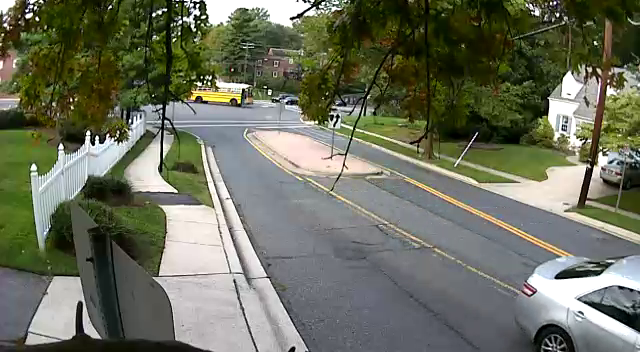
#> input picture frame 66 of pertemuan_1/video.mp4, 640 x 352 px, given in place of video_a.mp4, which was not available
$ python tracker_api_contour_based_video_stream_opengl.py
#> lines starting #> are read from the running program, lines starting #| are printed output that depends on the picture; after the words box and inside, x2 and y2 are one past the last pixel; in counts of white or black regions, pixels touching at a corner belong together; pictures that were not available may be replaced by others from this repository, and a replacement may not be noted
import cv2
import numpy as np
import matplotlib.pyplot as plt

from gst_file import gst_file_loader
from draw_utils import draw_ped


# EXAMPLE 4.2.1 | Apply OpenCV Tracking API + Contour Based Visual Inspection Engine for Video Stream

# Uncomment this if using OpenGL for image rendering
window_name_1 = "Detected Object"
window_name_2 = "Detected Contour"
cv2.namedWindow(window_name_1, flags=cv2.WINDOW_OPENGL)    # Window with OpenGL
cv2.namedWindow(window_name_2, flags=cv2.WINDOW_OPENGL)    # Window with OpenGL

# define range of gray color in HSV
lower_gray = np.array([0, 0, 20])       # (part_a.jpg : [0, 0, 20] | part_b.jpg : [0, 0, 10])
upper_gray = np.array([180, 100, 150])  # (part_a.jpg : [180, 100, 150]| part_b.jpg : [180, 100, 170])

THRESHOLD_COUNT = 22 # min number of child contour  (part_a.jpg : 22 | part_b.jpg : 2)
MIN_AREA = 100 # minimum number of pixel to be counted to reject small contour

# Contour Property parameter for parent contour
MAX_ASPECT_RATIO = 0.3 # (part_a.jpg : 0.3 | part_b.jpg : 0.5)
MIN_ASPECT_RATIO = 0.1 # (part_a.jpg : 0.1 | part_b.jpg : 0.3)
MIN_EXTENT = 0.4

# Contour Property parameter for child contour
MAX_ASPECT_RATIO_CHILD = 1.5
MIN_ASPECT_RATIO_CHILD = 0.5
MIN_EXTENT_CHILD = 0.4


# load video file using GStreamer
#cap = cv2.VideoCapture(gst_file_loader("video_a.mp4", useRotate90=True), cv2.CAP_GSTREAMER)  # backend GSTREAMER

cap = cv2.VideoCapture("video_a.mp4", cv2.CAP_FFMPEG)  # backend FFMPEG
cap.set(cv2.CAP_PROP_ORIENTATION_AUTO, 1) # applicable for backend FFMPEG only

# Initialize OpenCV Tracking API
tracker_green = cv2.TrackerKCF_create()
tracker_red = cv2.TrackerKCF_create()
is_tracker_green_available = False
is_tracker_red_available = False
print("Tracking started...")


times = []
while cap.isOpened() :
    object_contour = {}
    object_count = {}
    object_id = 0

    e1 = cv2.getTickCount()
    ret, img = cap.read()
#> img is the input picture: shape (352, 640, 3); mean B, G, R 94.2, 111.9, 108.2
    if not ret :
        break

    if not is_tracker_green_available or not is_tracker_red_available:
        print("Contour Based activated...")
        #convert to hsv
        hsv = cv2.cvtColor(img, cv2.COLOR_BGR2HSV)
#> hsv: shape (352, 640, 3); mean H, S, V 59.8, 88.8, 115.6

        # Threshold the HSV image to get only gray colors
        mask = cv2.inRange(hsv.copy(), lower_gray, upper_gray)
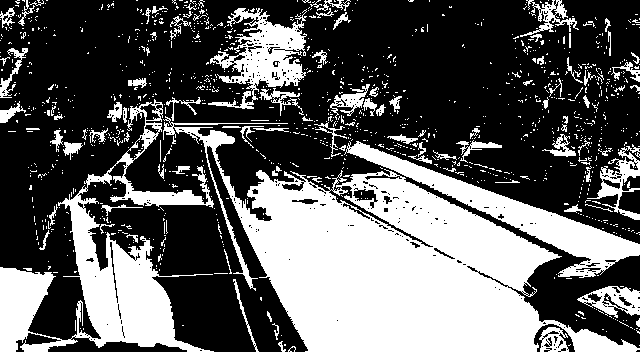
#> mask: shape (352, 640); 36.9% white; 1169 white regions (1067 under 20 px), largest, box (x1, y1, x2, y2) and area: (163, 116, 640, 352) 43489, (0, 99, 214, 352) 14755, (344, 141, 640, 278) 7151

        # apply eroding into mask
        kernel = np.ones((2,2),np.uint8)
        erosion = cv2.erode(mask, kernel, iterations = 2)
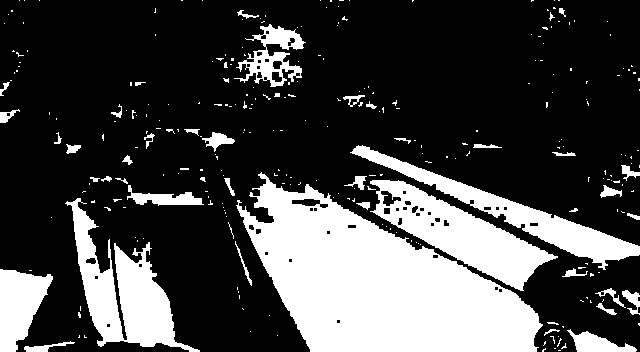
#> erosion: shape (352, 640); 26.7% white; 287 white regions (242 under 20 px)

        # apply bitwise operation (for background removal), if needed.
        res = cv2.bitwise_and(img, img, mask=erosion)
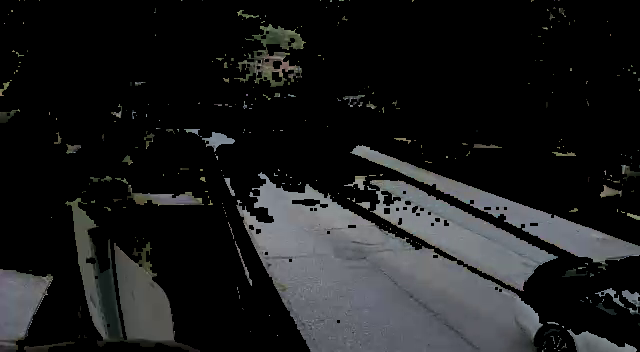
#> res: shape (352, 640, 3); mean B, G, R 28.6, 28, 27.1

        # find contour from range thresholding
        contours, hierarchy = cv2.findContours(erosion, cv2.RETR_TREE, cv2.CHAIN_APPROX_NONE)
#> contours = 340 contours, 282 with area under 20; largest, box (x1, y1, x2, y2) and area: (236, 172, 543, 352) 29448, (370, 180, 558, 291) 7652, (65, 198, 200, 352) 7008, (350, 145, 640, 270) 5480, (0, 269, 53, 352) 2720

        for cnt, hrcy in zip(contours, hierarchy[0]):
            # find contour Area & boungin Rect
            area = cv2.contourArea(cnt)
            x, y, w, h = cv2.boundingRect(cnt)

            # calculate aspectRatio & extent
            aspectRatio = float(w)/h
            rect_area = w*h
            extent = float(area)/rect_area

            # filter a small contour
            if area <= MIN_AREA:
                continue

            # Find All Extreme Outer Contour [BLUE]
            if hrcy[3] == -1 :
                if aspectRatio < MAX_ASPECT_RATIO and aspectRatio > MIN_ASPECT_RATIO and extent > MIN_EXTENT:
                    cv2.drawContours(res, cnt, -1, (255,0,0), 2)

                    object_contour["object_%d" % object_id] = cnt # insert parent contour
                    object_count["object_%d" % object_id] = 0 # set initinal count 0
                    object_id += 1

            # Find All child contour [GREEN]
            if hrcy[3] != -1 :
                if aspectRatio < MAX_ASPECT_RATIO_CHILD and aspectRatio > MIN_ASPECT_RATIO_CHILD and extent > MIN_EXTENT_CHILD:
                    cv2.drawContours(res, cnt, -1, (0,255,0), 2)

                    for obj_name in object_contour:
                        # find the child contour on wich parrent contour
                        if cv2.pointPolygonTest(object_contour[obj_name], (x, y), measureDist=True) > 0 :
                            object_count[obj_name] += 1
#> this loop made 340 passes
#> (hrcy, area, x, y, w, h, aspectRatio, rect_area) on passes 6, 14, 23: ([6, 4, -1, -1], 151.5, 24, 341, 51, 11, 4.64, 561), ([14, 12, -1, -1], 710, 567, 329, 70, 23, 3.04, 1610), ([23, 21, -1, -1], 57.5, 596, 303, 21, 12, 1.75, 252)
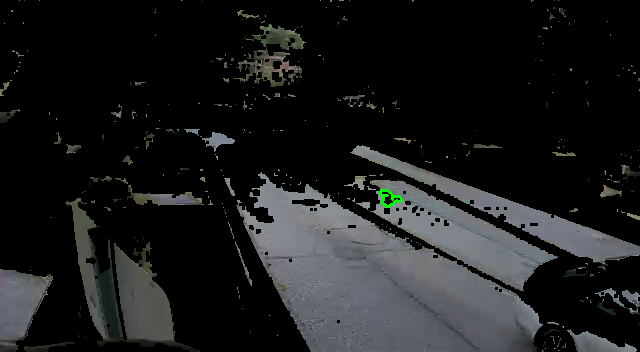
#> res: shape (352, 640, 3); 0.09% of pixels changed, all inside (x1, y1, x2, y2) = (379, 189, 403, 208)
#> after the loop, object_contour = 0 items; object_count = 0 items; object_id = 0


        for obj_name in object_count:
            x, y, w, h = cv2.boundingRect(object_contour[obj_name])
            # check if number of child contour inside parrent less than threshold count
            if object_count[obj_name] < THRESHOLD_COUNT :
                try :
                    tracker_red.init(img, [x, y, w, h])
                    is_tracker_red_available = True
                except Exception as e:
                    print(e)
                    pass
                img = draw_ped(img, "%s (%d)" % (obj_name, object_count[obj_name])  , x, y, x+w, y+h,
                            font_size=0.4, alpha=0.6, bg_color=(0,0,255), ouline_color=(0,0,255), text_color=(0,0,0))
            else :
                try :
                    tracker_green.init(img, [x, y, w, h])
                    is_tracker_green_available = True
                except Exception as e:
                    print(e)
                    pass
                img = draw_ped(img, "%s (%d)" % (obj_name, object_count[obj_name])  , x, y, x+w, y+h,
                            font_size=0.4, alpha=0.6, bg_color=(0,255,0), ouline_color=(0,255,0), text_color=(0,0,0))
#> this loop made 0 passes

    elif is_tracker_red_available :
        try :
            is_tracker_red_available, bbox_red = tracker_red.update(img)
            if is_tracker_red_available :
                x ,y ,w ,h = np.int0(bbox_red)
                img = draw_ped(img, "Tracking - 1"  , x, y, x+w, y+h,
                            font_size=0.4, alpha=0.6, bg_color=(0,0,255), ouline_color=(0,0,255), text_color=(0,0,0))
        except :
            pass

    elif is_tracker_green_available :
        try :
            is_tracker_green_available, bbox_green = tracker_green.update(img)
            if is_tracker_green_available :
                x ,y ,w ,h = np.int0(bbox_green)
                img = draw_ped(img, "Tracking - 2"  , x, y, x+w, y+h,
                            font_size=0.4, alpha=0.6, bg_color=(0,0,255), ouline_color=(0,0,255), text_color=(0,0,0))
        except Exception as e:
            print(e)
            pass

    cv2.imshow(window_name_1, img)
    cv2.imshow(window_name_2, res)
    if cv2.waitKey(1) == ord("q"):
#> (key q is pressed here)
        break

    e2 = cv2.getTickCount()
    times.append((e2 - e1)/ cv2.getTickFrequency())

time_avg = np.array(times).mean()
print("Average execution time : %.4fs" % time_avg)
print("Average FPS : %.2f" % (1/time_avg))

cv2.destroyAllWindows()

$ run again, starting later in the video
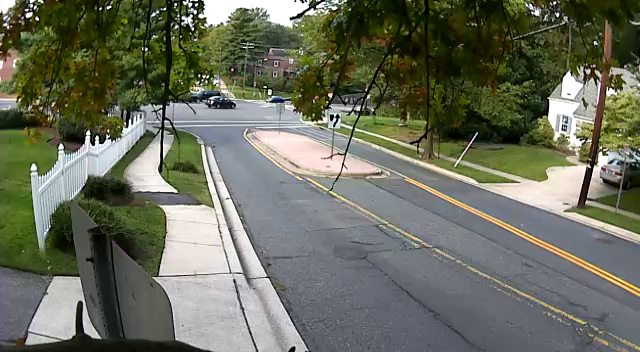
#> input picture frame 297 of pertemuan_1/video.mp4, 640 x 352 px, given in place of video_a.mp4, which was not available
#> img is the input picture: shape (352, 640, 3); mean B, G, R 93.3, 110.1, 106.3
#> hsv: shape (352, 640, 3); mean H, S, V 61.2, 88.4, 114.4
#> `mask = cv2.inRange(hsv.copy(), lower_gray, upper_gray)`:
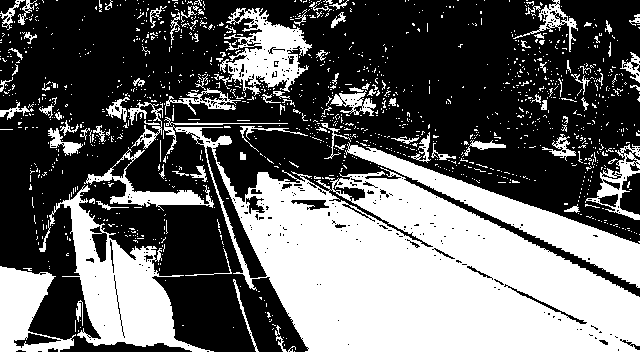
#> mask: shape (352, 640); 39.6% white; 1327 white regions (1227 under 20 px), largest, box (x1, y1, x2, y2) and area: (163, 123, 640, 352) 50283, (49, 185, 214, 352) 9102, (345, 142, 640, 288) 7437
#> erosion: shape (352, 640); 29.5% white; 254 white regions (221 under 20 px)
#> contours = 319 contours, 264 with area under 20; largest, box (x1, y1, x2, y2) and area: (236, 174, 640, 352) 44858, (65, 195, 205, 352) 7159, (351, 147, 640, 286) 6134, (0, 268, 54, 352) 2704, (230, 18, 311, 87) 1852
#> the loop `for cnt, hrcy in zip(contours, hierarchy[0]):` made 319 passes
#> (hrcy, area, x, y, w, h, aspectRatio, rect_area) on passes 2, 9, 16: ([2, 0, -1, -1], 218.5, 24, 341, 50, 11, 4.55, 550), ([9, 7, -1, -1], 2704.5, 0, 268, 54, 84, 0.643, 4536), ([16, 14, -1, -1], 67, 234, 241, 19, 47, 0.404, 893)
#> after the loop `for cnt, hrcy in zip(contours, hierarchy[0]):`:
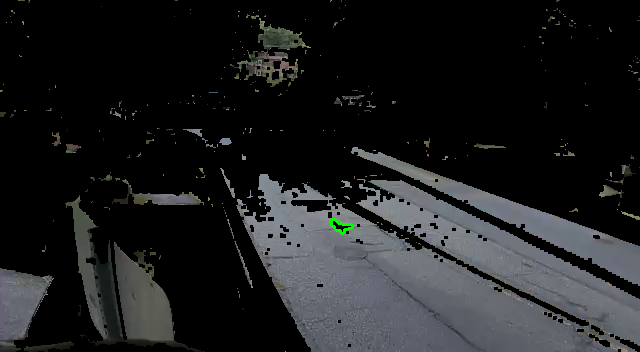
#> res: shape (352, 640, 3); mean B, G, R 32.1, 31.1, 29.7
#> after the loop `for cnt, hrcy in zip(contours, hierarchy[0]):`: object_contour = 0 items; object_id = 0

$ run again, starting later in the video
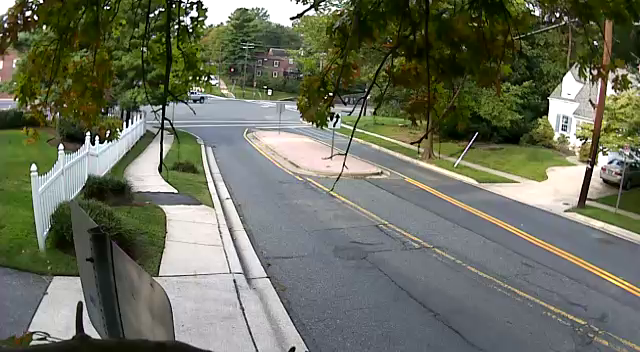
#> input picture frame 528 of pertemuan_1/video.mp4, 640 x 352 px, given in place of video_a.mp4, which was not available
#> img is the input picture: shape (352, 640, 3); mean B, G, R 94.3, 111.3, 107.4
#> hsv: shape (352, 640, 3); mean H, S, V 60.4, 89.1, 115.7
#> `mask = cv2.inRange(hsv.copy(), lower_gray, upper_gray)`:
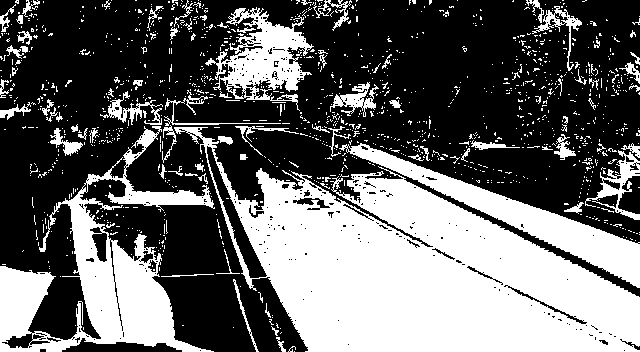
#> mask: shape (352, 640); 39.6% white; 1280 white regions (1193 under 20 px), largest, box (x1, y1, x2, y2) and area: (174, 127, 640, 352) 49909, (0, 126, 215, 352) 14867, (339, 143, 640, 288) 7463
#> erosion: shape (352, 640); 29.7% white; 229 white regions (186 under 20 px)
#> `res = cv2.bitwise_and(img, img, mask=erosion)`:
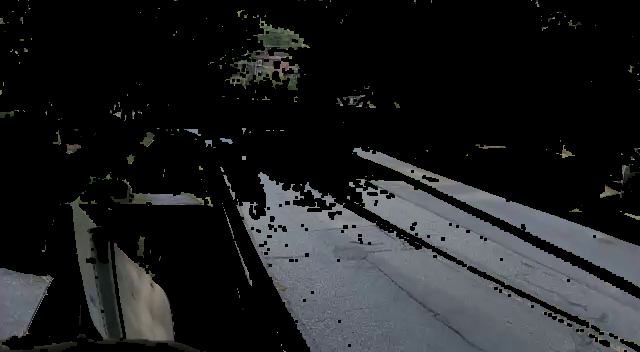
#> res: shape (352, 640, 3); mean B, G, R 32.6, 31.4, 30.1
#> contours = 320 contours, 261 with area under 20; largest, box (x1, y1, x2, y2) and area: (236, 172, 640, 352) 45484, (65, 196, 200, 352) 6964, (353, 147, 640, 288) 6162, (0, 268, 77, 352) 2788, (225, 18, 310, 90) 2326
#> the loop `for cnt, hrcy in zip(contours, hierarchy[0]):` made 320 passes
#> (hrcy, area, x, y, w, h, aspectRatio, rect_area) on passes 13, 21, 25: ([13, 11, -1, -1], 2788.5, 0, 268, 77, 84, 0.917, 6468), ([21, 19, -1, -1], 59, 234, 241, 18, 45, 0.4, 810), ([25, 23, -1, -1], 84, 137, 236, 8, 22, 0.364, 176)
#> after the loop `for cnt, hrcy in zip(contours, hierarchy[0]):`: object_contour = 0 items; object_id = 0
